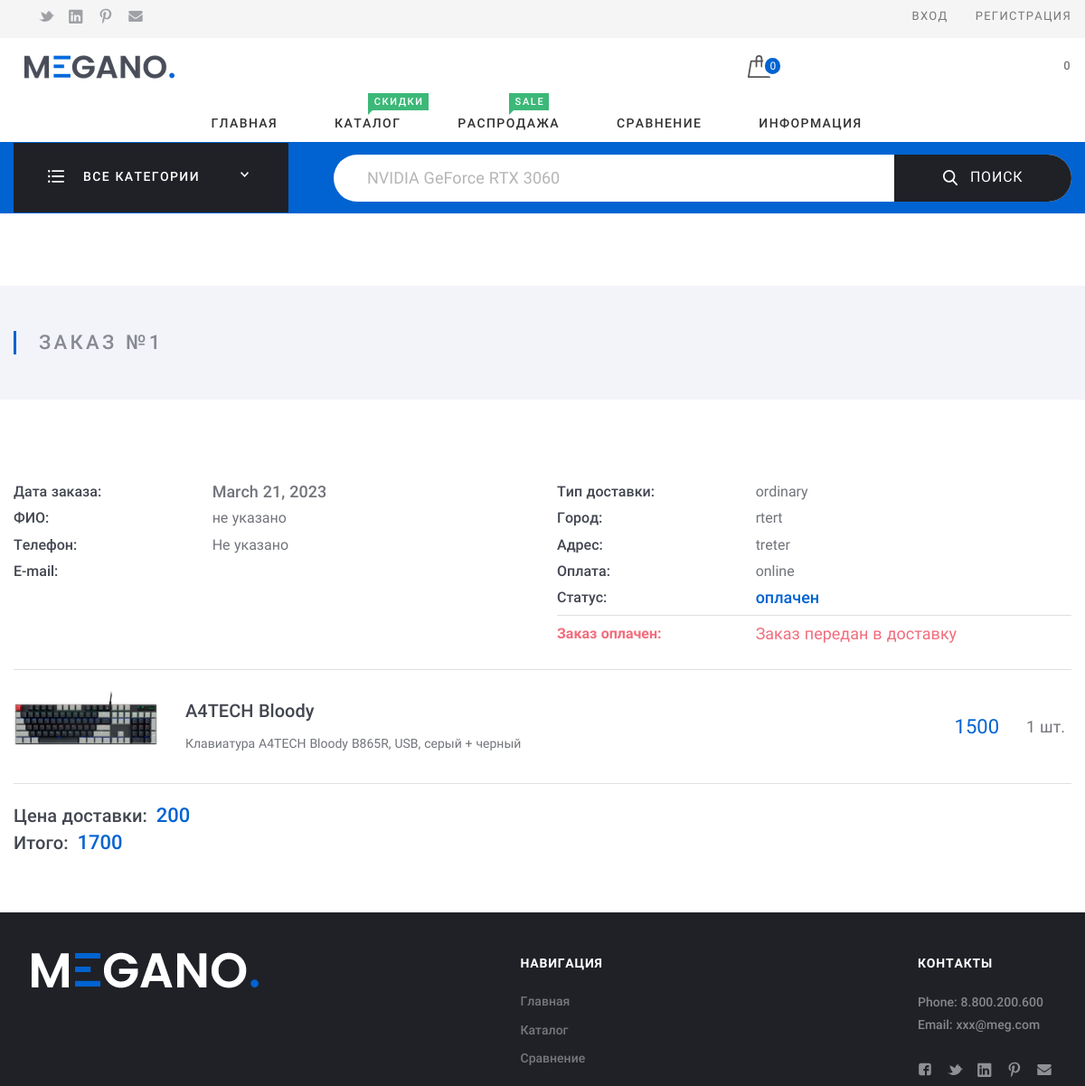
The page /oneorder/1/ on the database its author committed.
### my_store_app/models.py (models this page shows, shortened)
class OrderHistory(models.Model):
    user_order = models.ForeignKey(Profile, on_delete=models.CASCADE, verbose_name='пользователь', null=True)
    product = models.ManyToManyField('Product', related_name='order_product', through='OrderEnrollment')
    payment_date = models.DateField(auto_now_add=True)
    delivery_type = models.TextField(max_length=30, default='не указан', verbose_name='способ доставки')
    payment_type = models.TextField(max_length=30, default='не указан', verbose_name='способ оплаты')
    total_cost = models.IntegerField(default=0, verbose_name='общая стоимость заказа')
    status = models.TextField(max_length=30, default='не оплачен', verbose_name='статус оплаты')
    city = models.TextField(max_length=30, default='не указан', verbose_name='город доставки')
    address = models.TextField(max_length=30, default='не указан', verbose_name='адрес доставки')
    class Meta:
        verbose_name = 'История покупок'
        verbose_name_plural = 'Истории покупок'

class Profile(models.Model):
    def validate_image(fieldfile_obj):
        """Валидация размера изображения при загрузке аватара пользователя"""
        file_size = fieldfile_obj.file.size
        megabyte_limit = 2.0
        if file_size > megabyte_limit * 1024 * 1024:
            raise ValidationError("Максимальный размер файла {}MB".format(str(megabyte_limit)))
    user = models.OneToOneField(User, unique=True, on_delete=models.CASCADE, related_name='profile')
    username = models.CharField(default='No name', max_length=50,
                                verbose_name='username', blank=True, null=True)
    full_name = models.CharField(default='не указано', max_length=50, verbose_name='ФИО пользователя', blank=True)
    phone = models.CharField(default='Не указано', max_length=30, verbose_name='номер телефона', blank=True, null=True,
                             unique=True)
    email = models.EmailField(verbose_name='email пользователя', blank=True, unique=True)
    avatar = models.ImageField(upload_to='static/', default='static/non.png', null=True,
                               validators=[validate_image])
    class Meta:
        verbose_name = 'Профиль'
        verbose_name_plural = 'Профили пользователей'

class OrderEnrollment(models.Model):
    order = models.ForeignKey(OrderHistory, on_delete=models.CASCADE)
    product = models.ForeignKey(Product, on_delete=models.CASCADE)
    count = models.IntegerField(default=0, verbose_name='кол-во товаров')

class Product(models.Model):
    category = models.ForeignKey('CategoryProduct', on_delete=models.CASCADE, verbose_name='категория товара')
    shop = models.ForeignKey('Shop', on_delete=models.CASCADE, verbose_name='магазин товара')
    price = models.IntegerField(default=0, verbose_name='цена товара')
    discount = models.IntegerField(default=0, verbose_name='скидка % ')
    count = models.IntegerField(default=0, verbose_name='количество ')
    date = models.DateField(auto_now_add=True, verbose_name='дата создания')
    title = models.TextField(max_length=50, verbose_name='название товара')
    description = models.TextField(max_length=1000, verbose_name='описание товара')
    limited_offer = models.BooleanField(default=False, verbose_name='ограниченное предложение')
    limited_offer_date = models.DateTimeField()
    limited_edition = models.BooleanField(default=False, verbose_name='ограниченная серия')
    product_picture = models.ImageField(upload_to='static/', null=True, default='static/image_no_icon_216618.png')
    rating = models.IntegerField(default=0, verbose_name='счетчик покупок товара')
    reviews = models.IntegerField(default=0, verbose_name='счетчик просмотров  товара')
    tags = models.ManyToManyField('TagsFile', related_name='tags')
    feedback = models.IntegerField(default=0, verbose_name='счетчик комментариев')
    free_shipping = models.BooleanField(default=False)
    class Meta:
        verbose_name = 'Товар'
        verbose_name_plural = 'Товары'

### my_store_app/views/order.py (the view)
# urls.py: path('oneorder/<int:pk>/', OneOrderView.as_view(), name='one_order'),
class OneOrderView(DetailView):
    model = OrderHistory
    template_name = 'oneorder.html'
    def get_context_data(self, **kwargs):
        context = super(OneOrderView, self).get_context_data(**kwargs)
        categories = CategoryProduct.objects.all()
        basket_product_count = 0
        total = 0
        history_order = OrderHistory.objects.get(id=self.kwargs['pk'])
        delivery_parameter = Delivery.objects.first()
        if history_order.payment_type == 'online':
            href = 'payment'
        else:
            href = 'paymentsomeone'
        if history_order.total_cost >= delivery_parameter.min_free_delivery:
            context['delivery'] = 0
        elif history_order.delivery_type == 'ordinary' and history_order.total_cost <\
                delivery_parameter.min_free_delivery:
            context['delivery'] = delivery_parameter.delivery_price
        elif history_order.delivery_type == 'express' and history_order.total_cost <\
                delivery_parameter.min_free_delivery:
            context['delivery'] = delivery_parameter.express_delivery_price
        products = OrderEnrollment.objects.filter(order_id=history_order.id)
        context['categories'] = categories
        context['basket_product_count'] = basket_product_count
        context['total'] = total
        context['order'] = history_order
        context['products'] = products
        context['total_order'] = history_order.total_cost
        context['href'] = href
        context['his_id'] = history_order.id
        return context

### my_store_app/templates/oneorder.html (shortened to what this page needs)
{% extends "base.html" %}
{% load static %}
{% block content %}
    <div class="Middle Middle_top">
        <div class="Middle-top">
            <div class="wrap">
                <div class="Middle-header">
                    <h1 class="Middle-title">Заказ №{{order.id}}
                    </h1>
                </div>
            </div>
        </div>
        <div class="Section">
            <div class="wrap">
                <div class="Section-content">
                    <div class="Order">
                        <div class="Order-infoBlock">
                            <div class="Order-personal">
                                <div class="row">
                                    <div class="row-block">
                                        <div class="Order-info Order-info_date">
                                            <div class="Order-infoType">Дата заказа:
                                            </div>
                                            <div class="Order-infoContent">{{order.payment_date}}
                                            </div>
                                        </div>
                                        <div class="Order-info">
                                            <div class="Order-infoType">ФИО:
                                            </div>
                                            <div class="Order-infoContent">{{order.user_order.full_name}}
                                            </div>
                                        </div>
                                        <div class="Order-info">
                                            <div class="Order-infoType">Телефон:
                                            </div>
                                            <div class="Order-infoContent">{{order.user_order.phone}}
                                            </div>
                                        </div>
                                        <div class="Order-info">
                                            <div class="Order-infoType">E-mail:
                                            </div>
                                            <div class="Order-infoContent">{{order.user_order.email}}
                                            </div>
                                        </div>
                                    </div>
                                    <div class="row-block">
                                        <div class="Order-info Order-info_delivery">
                                            <div class="Order-infoType">Тип доставки:
                                            </div>
                                            <div class="Order-infoContent">{{order.delivery_type}}
                                            </div>
                                        </div>
                                        <div class="Order-info">
                                            <div class="Order-infoType">Город:
                                            </div>
                                            <div class="Order-infoContent">{{order.city}}
                                            </div>
                                        </div>
                                        <div class="Order-info">
                                            <div class="Order-infoType">Адрес:
                                            </div>
                                            <div class="Order-infoContent">{{order.address}}
                                            </div>
                                        </div>
                                        <div class="Order-info Order-info_pay">
                                            <div class="Order-infoType">Оплата:
                                            </div>
                                            <div class="Order-infoContent">{{order.payment_type}}
                                            </div>
                                        </div>
                                        <div class="Order-info Order-info_status">
                                            <div class="Order-infoType">Статус:
                                            </div>
                                            <div class="Order-infoContent">{{order.status}}
                                            </div>
                                        </div>
                                        {% if order.status == 'не оплачен' %}
                                        <div class="Order-info Order-info_error">
                                            <div class="Order-infoType">Оплата не прошла:
                                            </div>
                                            <div class="Order-infoContent">Оплата не выполнена
                                            </div>
                                        </div>
                                        {% else %}
                                        <div class="Order-info Order-info_error">
                                            <div class="Order-infoType">Заказ оплачен:
                                            </div>
                                            <div class="Order-infoContent">Заказ передан в доставку
                                            </div>
                                        </div>
                                        {% endif %}
                                    </div>
                                </div>
                            </div>
                            <div class="Cart Cart_order">
                                {% for element in products %}
                                <div class="Cart-product">
                                    <div class="Cart-block Cart-block_row">
                                        <div class="Cart-block Cart-block_pict"><a class="Cart-pict" href="/product/{{element.product.id}}/"><img class="Cart-img" src="{{element.product.product_picture.url}}"></a>
                                        </div>
                                        <div class="Cart-block Cart-block_info"><a class="Cart-title" href="#">{{element.product.title}}</a>
                                            <div class="Cart-desc">{{element.product.description}}
                                            </div>
                                        </div>
                                        <div class="Cart-block Cart-block_price">
                                            <div class="Cart-price">{{element.product.price}}
                                            </div>
                                        </div>
                                    </div>
                                    <div class="Cart-block Cart-block_row">
                                        <div class="Cart-block Cart-block_amount">{{element.count}} шт.
                                        </div>
                                    </div>
                                </div>
                                {% endfor %}
                                <div class="Cart-total">
                                    <div class="Cart-block Cart-block_total">
                                        <strong class="Cart-title">Цена доставки:<span class="Cart-price">{{delivery}}</span>
                                            <br>
                                        <strong class="Cart-title">Итого:<span class="Cart-price">{{total_order}}</span>
                                        </strong>
                                    </div>
                                </div>
                            </div>
                        </div>
                    </div>
                </div>
            </div>
        </div>
    </div>
{% endblock content %}

### rows shown on the page
OrderHistory: id "1", payment_date "March 21, 2023", user_order.full_name "не указано", user_order.phone "Не указано", delivery_type "ordinary", city "rtert", address "treter", payment_type "online", status "оплачен"
OrderEnrollment: product.product_picture (picture), product "A4TECH Bloody", product.description "Клавиатура A4TECH Bloody B865R, USB, серый + черный", product.price "1500", count "1"

### other values the page prints
{{ basket_product_count }} "0"
{{ total }} "0"
{{ delivery }} "200"
{{ total_order }} "1700"
